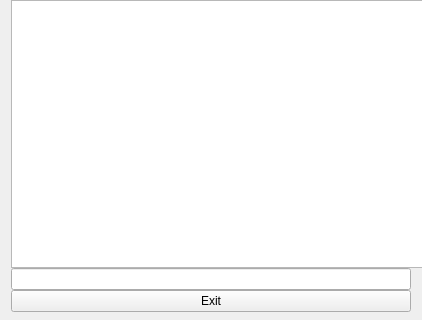
<?xml version="1.0" encoding="UTF-8"?>
<ui version="4.0">
 <class>guiStim</class>
 <widget class="QWidget" name="guiStim">
  <property name="geometry">
   <rect>
    <x>0</x>
    <y>0</y>
    <width>422</width>
    <height>320</height>
   </rect>
  </property>
  <property name="windowTitle">
   <string>guiStim</string>
  </property>
  <property name="layoutDirection">
   <enum>Qt::LeftToRight</enum>
  </property>
  <widget class="QWidget" name="formLayoutWidget">
   <property name="geometry">
    <rect>
     <x>0</x>
     <y>0</y>
     <width>422</width>
     <height>312</height>
    </rect>
   </property>
   <layout class="QFormLayout" name="formLayout">
    <property name="sizeConstraint">
     <enum>QLayout::SetMaximumSize</enum>
    </property>
    <property name="labelAlignment">
     <set>Qt::AlignCenter</set>
    </property>
    <property name="formAlignment">
     <set>Qt::AlignHCenter|Qt::AlignTop</set>
    </property>
    <property name="horizontalSpacing">
     <number>0</number>
    </property>
    <property name="verticalSpacing">
     <number>0</number>
    </property>
    <property name="topMargin">
     <number>0</number>
    </property>
    <property name="bottomMargin">
     <number>0</number>
    </property>
    <item row="1" column="1">
     <widget class="QTextEdit" name="teLog">
      <property name="sizePolicy">
       <sizepolicy hsizetype="Expanding" vsizetype="Expanding">
        <horstretch>0</horstretch>
        <verstretch>0</verstretch>
       </sizepolicy>
      </property>
      <property name="minimumSize">
       <size>
        <width>415</width>
        <height>250</height>
       </size>
      </property>
     </widget>
    </item>
    <item row="2" column="1">
     <widget class="QLineEdit" name="editSendCmd"/>
    </item>
    <item row="3" column="1">
     <widget class="QPushButton" name="pbExit">
      <property name="text">
       <string>Exit</string>
      </property>
     </widget>
    </item>
   </layout>
  </widget>
 </widget>
 <layoutdefault spacing="6" margin="11"/>
 <resources/>
 <connections/>
</ui>
